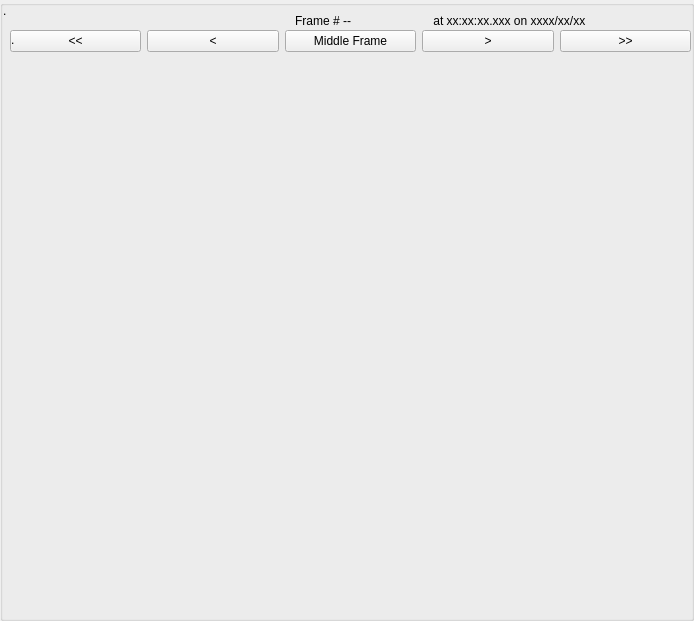
   <widget class="QGroupBox" name="groupBox">
    <property name="geometry">
     <rect>
      <x>12</x>
      <y>330</y>
      <width>694</width>
      <height>621</height>
     </rect>
    </property>
    <property name="sizePolicy">
     <sizepolicy hsizetype="MinimumExpanding" vsizetype="MinimumExpanding">
      <horstretch>0</horstretch>
      <verstretch>0</verstretch>
     </sizepolicy>
    </property>
    <property name="title">
     <string/>
    </property>
    <property name="flat">
     <bool>false</bool>
    </property>
    <widget class="QWidget" name="verticalLayoutWidget_2">
     <property name="geometry">
      <rect>
       <x>10</x>
       <y>30</y>
       <width>681</width>
       <height>581</height>
      </rect>
     </property>
     <layout class="QVBoxLayout" name="verticalLayout_6">
      <item>
       <layout class="QHBoxLayout" name="horizontalLayout_12">
        <property name="sizeConstraint">
         <enum>QLayout::SetFixedSize</enum>
        </property>
        <item>
         <widget class="QPushButton" name="BackFiveSpectral_button">
          <property name="text">
           <string>&lt;&lt;</string>
          </property>
         </widget>
        </item>
        <item>
         <widget class="QPushButton" name="LastSpectral_button">
          <property name="text">
           <string>&lt;</string>
          </property>
         </widget>
        </item>
        <item>
         <widget class="QPushButton" name="pushButton_2">
          <property name="text">
           <string>Middle Frame</string>
          </property>
         </widget>
        </item>
        <item>
         <widget class="QPushButton" name="NextSpectral_button">
          <property name="text">
           <string>&gt;</string>
          </property>
         </widget>
        </item>
        <item>
         <widget class="QPushButton" name="ForwardFiveSpectral_button">
          <property name="text">
           <string>&gt;&gt;</string>
          </property>
         </widget>
        </item>
       </layout>
      </item>
      <item>
       <layout class="QGridLayout" name="Spectral_layout"/>
      </item>
      <item>
       <spacer name="verticalSpacer_5">
        <property name="orientation">
         <enum>Qt::Vertical</enum>
        </property>
        <property name="sizeHint" stdset="0">
         <size>
          <width>20</width>
          <height>40</height>
         </size>
        </property>
       </spacer>
      </item>
     </layout>
    </widget>
    <widget class="QLabel" name="SpectralTime_label">
     <property name="geometry">
      <rect>
       <x>430</x>
       <y>10</y>
       <width>261</width>
       <height>21</height>
      </rect>
     </property>
     <property name="text">
      <string> at xx:xx:xx.xxx on xxxx/xx/xx</string>
     </property>
    </widget>
    <widget class="QLabel" name="SpectralFrame_label">
     <property name="geometry">
      <rect>
       <x>250</x>
       <y>10</y>
       <width>101</width>
       <height>21</height>
      </rect>
     </property>
     <property name="text">
      <string>Frame # --</string>
     </property>
     <property name="alignment">
      <set>Qt::AlignRight|Qt::AlignTrailing|Qt::AlignVCenter</set>
     </property>
    </widget>
    <widget class="QLabel" name="SpectralXYCoordsDisplay_label">
     <property name="geometry">
      <rect>
       <x>11</x>
       <y>32</y>
       <width>211</width>
       <height>16</height>
      </rect>
     </property>
     <property name="text">
      <string>.</string>
     </property>
    </widget>
    <widget class="QLabel" name="SpectralFileName_label">
     <property name="geometry">
      <rect>
       <x>3</x>
       <y>0</y>
       <width>371</width>
       <height>21</height>
      </rect>
     </property>
     <property name="layoutDirection">
      <enum>Qt::LeftToRight</enum>
     </property>
     <property name="text">
      <string>.</string>
     </property>
     <property name="alignment">
      <set>Qt::AlignLeading|Qt::AlignLeft|Qt::AlignVCenter</set>
     </property>
    </widget>
   </widget>
